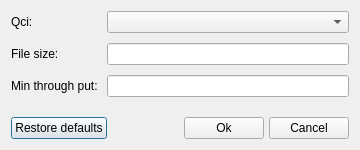
<?xml version="1.0" encoding="UTF-8"?>
<ui version="4.0">
 <class>FtpUlForm</class>
 <widget class="QDialog" name="FtpUlForm">
  <property name="geometry">
   <rect>
    <x>0</x>
    <y>0</y>
    <width>360</width>
    <height>150</height>
   </rect>
  </property>
  <property name="windowTitle">
   <string>Dialog</string>
  </property>
  <layout class="QVBoxLayout" name="verticalLayout">
   <item>
    <layout class="QFormLayout" name="formLayout">
     <property name="verticalSpacing">
      <number>10</number>
     </property>
     <item row="1" column="0">
      <widget class="QLabel" name="label_2">
       <property name="text">
        <string>File size:</string>
       </property>
      </widget>
     </item>
     <item row="2" column="0">
      <widget class="QLabel" name="label_3">
       <property name="text">
        <string>Min through put: </string>
       </property>
      </widget>
     </item>
     <item row="0" column="0">
      <widget class="QLabel" name="label">
       <property name="text">
        <string>Qci:</string>
       </property>
      </widget>
     </item>
     <item row="1" column="1">
      <widget class="QLineEdit" name="fileSize"/>
     </item>
     <item row="2" column="1">
      <widget class="QLineEdit" name="minThroughPut"/>
     </item>
     <item row="0" column="1">
      <widget class="QComboBox" name="qciComboBox"/>
     </item>
    </layout>
   </item>
   <item>
    <layout class="QHBoxLayout" name="horizontalLayout">
     <property name="spacing">
      <number>5</number>
     </property>
     <item>
      <widget class="QPushButton" name="restoreButton">
       <property name="text">
        <string>Restore defaults</string>
       </property>
      </widget>
     </item>
     <item>
      <spacer name="horizontalSpacer">
       <property name="orientation">
        <enum>Qt::Horizontal</enum>
       </property>
       <property name="sizeHint" stdset="0">
        <size>
         <width>40</width>
         <height>20</height>
        </size>
       </property>
      </spacer>
     </item>
     <item>
      <widget class="QPushButton" name="okButton">
       <property name="text">
        <string>Ok</string>
       </property>
      </widget>
     </item>
     <item>
      <widget class="QPushButton" name="cancelButton">
       <property name="text">
        <string>Cancel</string>
       </property>
      </widget>
     </item>
    </layout>
   </item>
  </layout>
 </widget>
 <resources/>
 <connections/>
</ui>
